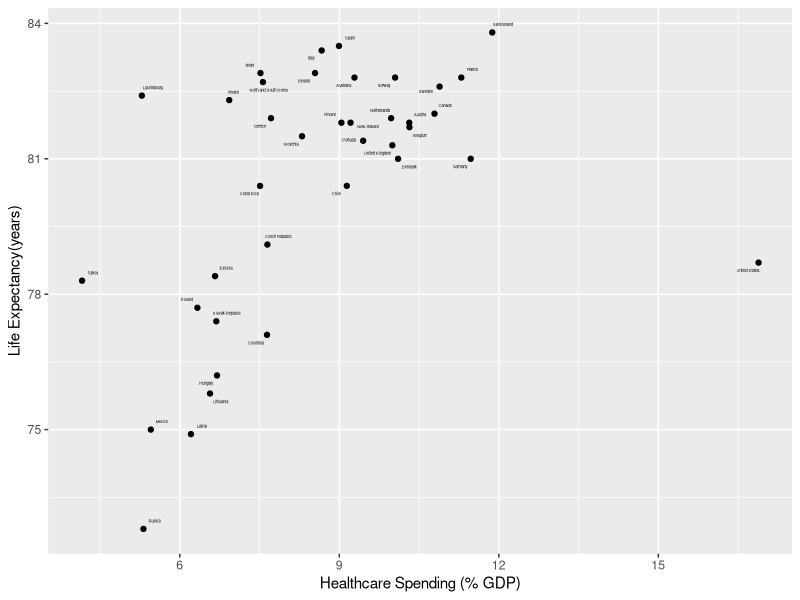

Reproduce this figure in R.
# Set Current Working Directory
setwd("C:/Users/Charl/OneDrive/Documents/Education/Drexel/du_term_spring_23/INFO-332/Assignments/A2")

######################## Intro: Loading Data & Packages ########################
library(dplyr)
library(ggplot2)
library(ggrepel)

spending <- read.csv("healthcare_spending.csv")
expectancy <- read.csv("life_expectancy.csv")
country_codes <- read.csv("country_codes.csv")

######################## Task 1 ################################################
# Select only year 2018 in all databases
spending <- filter(spending, TIME == 2018)
expectancy <- filter(expectancy, TIME == 2018)

# Further Filtering of Databases for totals
spending <- filter(spending, MEASURE == "PC_GDP")
spending <- filter(spending, SUBJECT == "TOT")
expectancy <- filter(expectancy, SUBJECT == "TOT")

# Renaming country codes to location for easier merging
country_codes <- rename(country_codes, "LOCATION" = "CODE")

# Merging Columns 1:1 based on country code, LOCATION, and LOCATION.
df_final <- inner_join(spending, expectancy, by = "LOCATION")
df_final <- inner_join(df_final, country_codes, by = "LOCATION")

# Selecting only relevant columns
df_final <- select(df_final, "Value.x", "Value.y", "Country")

# Renaming columns
df_final <- rename(df_final, country = "Country", 
                   spending_pct_gdp = "Value.x",
                   life_expectancy = "Value.y")


# Dropping observations that have null values
df_final <- na.omit(df_final)

# Sorting Values
df_final <- arrange(df_final, life_expectancy, ascending=FALSE)[nrow(df_final):1, ]
df_final



######################## Task 2 ################################################
library(ggplot2)
plt <- ggplot(data=df_final, aes(x= spending_pct_gdp, y=life_expectancy)) + geom_point() 
plt <- plt + xlab("Healthcare Spending (% GDP)") + ylab("Life Expectancy(years)")
plt <- plt
plt <- plt + geom_text_repel(aes(label = country), size=1, max.overlaps=20)
plt

